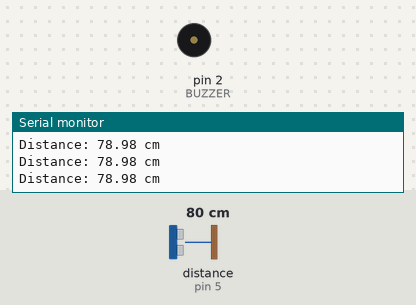
A sketch run on a simulated Arduino Uno, built with avr-gcc and run on an emulated ATmega328P. Parts: buzzer (waves = sounding, pin HIGH), the last lines printed to the serial monitor. Wiring (from diagram.json): ultrasonic range finder: trigger pin 6; echo pin 5. The inputs (shaded band) are chosen by the test bench; at power-on: distance to the obstacle (sensor on pin 5) 80 cm. The echo pulse lasts 58.3 µs per cm; pins used as bus, display or sensor lines are not drawn.

Above: at 1.2 s.
1.3 s: distance to the obstacle (sensor on pin 5) set to 12 cm
2.8 s: distance to the obstacle (sensor on pin 5) set to 9 cm
At 3.3 s:
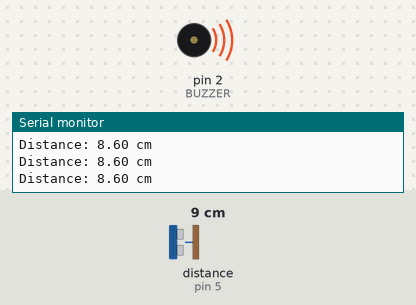
4.4 s: distance to the obstacle (sensor on pin 5) set to 35 cm
At 5.3 s:
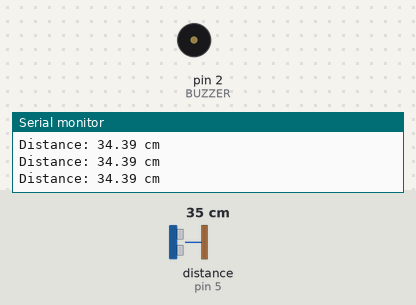
5.9 s: distance to the obstacle (sensor on pin 5) set to 2 cm
At 6.9 s:
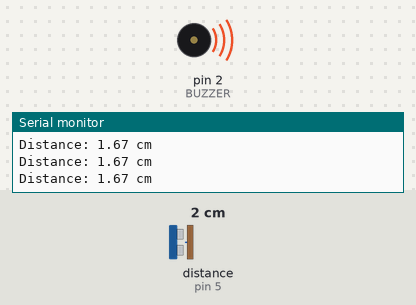
Timing chart, 0 to 8.4 s (numbered marks = the images above; inputs shaded):
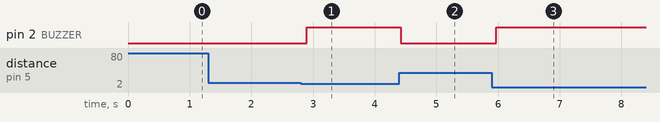

The sketch:

sketch.ino
```cpp
// Buzzer Alarm using Ultrasonic Sensor and Arduino
#define TRIG_PIN 6 // Ultrasonic sensor trigger pin
#define ECHO_PIN 5 // Ultrasonic sensor echo pin
#define BUZZER 2 // Buzzer connected to pin 3
void setup() {
pinMode(TRIG_PIN, OUTPUT); // Set trigger pin as output
pinMode(ECHO_PIN, INPUT); // Set echo pin as input
pinMode(BUZZER, OUTPUT); // Set buzzer pin as output
Serial.begin(9600); // Initialize serial monitor
}
void loop() {
// Send ultrasonic pulse
digitalWrite(TRIG_PIN, LOW);
delayMicroseconds(2);
digitalWrite(TRIG_PIN, HIGH);
delayMicroseconds(10);
digitalWrite(TRIG_PIN, LOW);
// Measure pulse duration
long duration = pulseIn(ECHO_PIN, HIGH);
// Calculate distance in cm
float distance = duration * 0.034 / 2;
Serial.print("Distance: ");
Serial.print(distance);
Serial.println(" cm");
// Continuous buzzer sound if object is closer than 10 cm
if (distance < 10) {
digitalWrite(BUZZER, HIGH); // Keep buzzer ON
} else {
digitalWrite(BUZZER, LOW); // Turn buzzer OFF
}
delay(100); // Short delay to ensure continuous detection
}
```

Measured:
- the behaviour switches between 11 and 10 cm on distance to the obstacle (sensor on pin 5) (found by bisection; images 0 and 1)
- after the input at 2.8 s, pin 2 (BUZZER): LOW → HIGH after 0.10 s
- after the input at 4.4 s, pin 2 (BUZZER): HIGH → LOW at once
- after the input at 5.9 s, pin 2 (BUZZER): LOW → HIGH after 0.07 s
